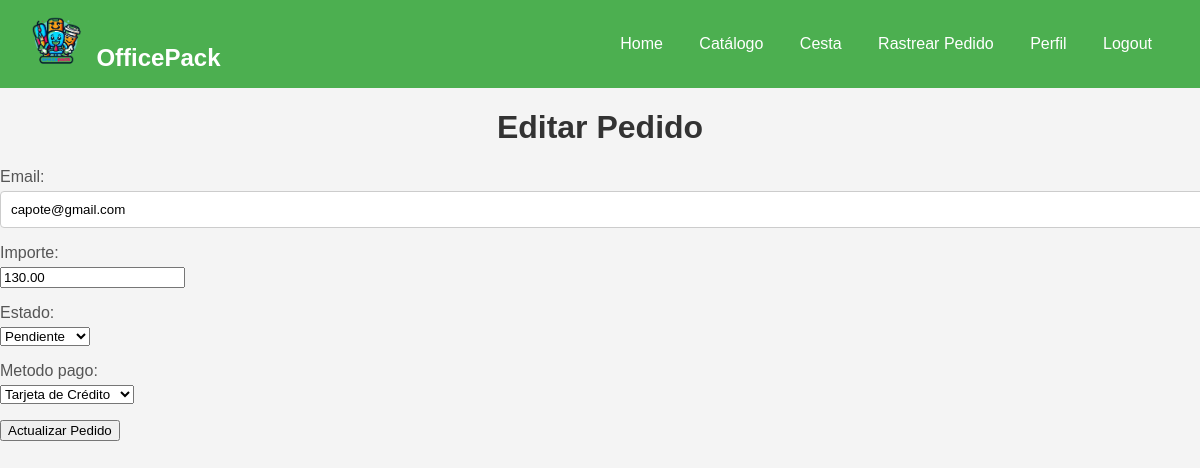
The app's page /gestionar_pedidos/actualizar_pedido/1 (signed in) with its own data.
### Pedido/models.py (models this page shows, shortened)
class Pedido(models.Model):
    usuario = models.ForeignKey(User, on_delete=models.CASCADE, null=True, blank=True)
    email = models.EmailField(max_length=255)
    importe = models.DecimalField(max_digits=10, decimal_places=2)
    estado = models.CharField(
        max_length=2,
        choices=EstadoPedido.choices,
        default=EstadoPedido.PENDIENTE
    )
    metodo_pago = models.CharField(
        max_length=2,
        choices=MetodoPago.choices,
        default=MetodoPago.TARJETA
    )
    codigo_rastreo = models.CharField(max_length=16, null=True, blank=True)
    fecha_pedido = models.DateTimeField(auto_now_add=True)

### Pedido/views.py (the view)
# urls.py: path('gestionar_pedidos/actualizar_pedido/<int:pedido_id>', viewsPedido.actualizar_pedido, name='actualizar_pedido'),
@login_required(login_url='/login/')
@user_passes_test(lambda u: u.is_staff)
def actualizar_pedido(request, pedido_id):
    pedido = get_object_or_404(Pedido, id=pedido_id)
    if request.method == 'POST':
        form = PedidoForm(request.POST, instance=pedido)
        if form.is_valid():
            form.save()
            return redirect('/gestionar_pedidos/')
    else:
        form = PedidoForm(instance=get_object_or_404(Pedido, id=pedido_id))
    return render(request, 'actualizar_pedido.html', {'form': form})

### Pedido/forms.py
class PedidoForm(forms.ModelForm):
    class Meta:
        model = Pedido
        fields = ['email', 'importe', 'direccion', 'estado', 'metodo_pago']

### Pedido/templates/actualizar_pedido.html (shortened to what this page needs)
{% extends 'base.html' %}
{% block content %}
<!DOCTYPE html>
<html lang="es">
<head>
</head>
<body>
    <h1>Editar Pedido</h1>
    <form method="POST">
        {{ form.as_p }}
        <button type="submit">Actualizar Pedido</button>
    </form>
</body>
</html>
{% endblock content %}

### users_app/templates/base.html (style rules this page uses)
body { font-family: Arial, sans-serif; margin: 0; padding: 0; }
body { font-family: Arial, sans-serif; background-color: #f4f4f4; margin: 0; padding: 0; }
h1 { text-align: center; color: #333; }
label { display: block; margin-bottom: 5px; color: #555; }
input[type="email"], input[type="text"] { width: 100%; padding: 10px; border: 1px solid #ccc; border-radius: 4px; }

### records on screen
Pedido: email "capote@gmail.com", importe "130.00", estado "Pendiente", metodo_pago "Tarjeta de Crédito"
